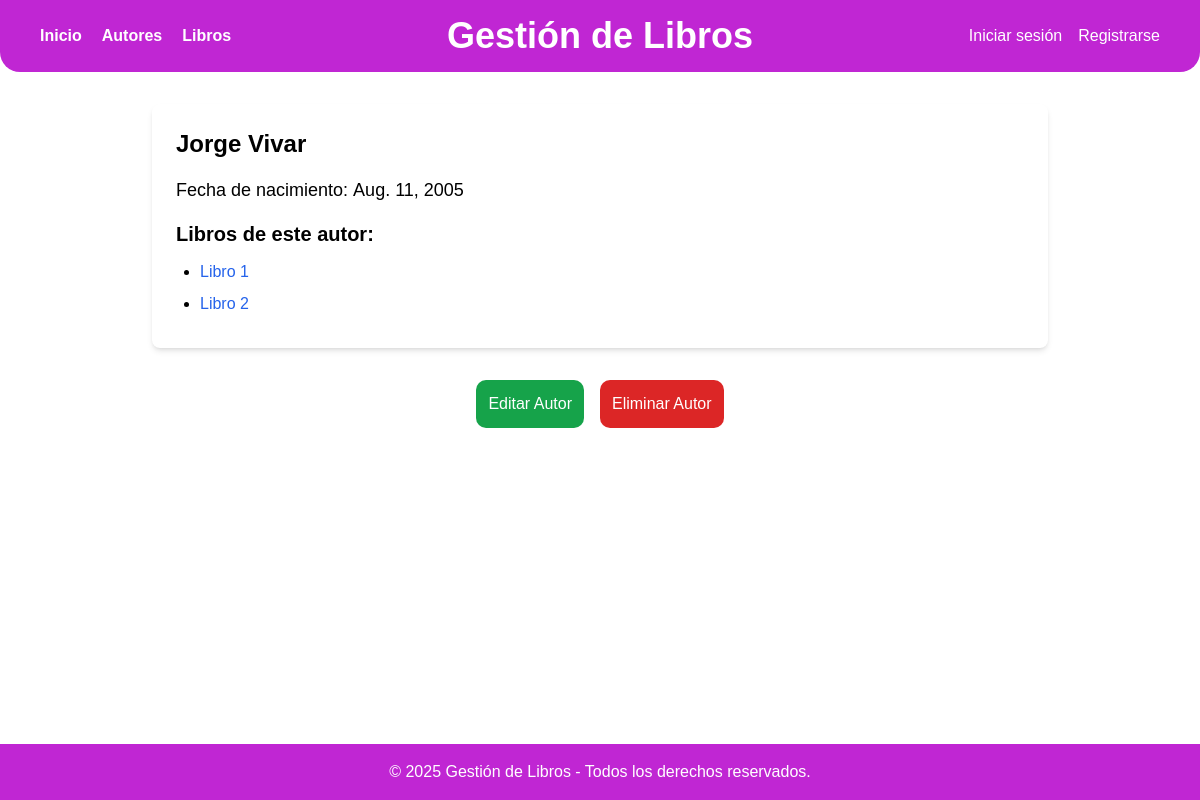
/autores/1/, run on an earlier commit of the app's database.
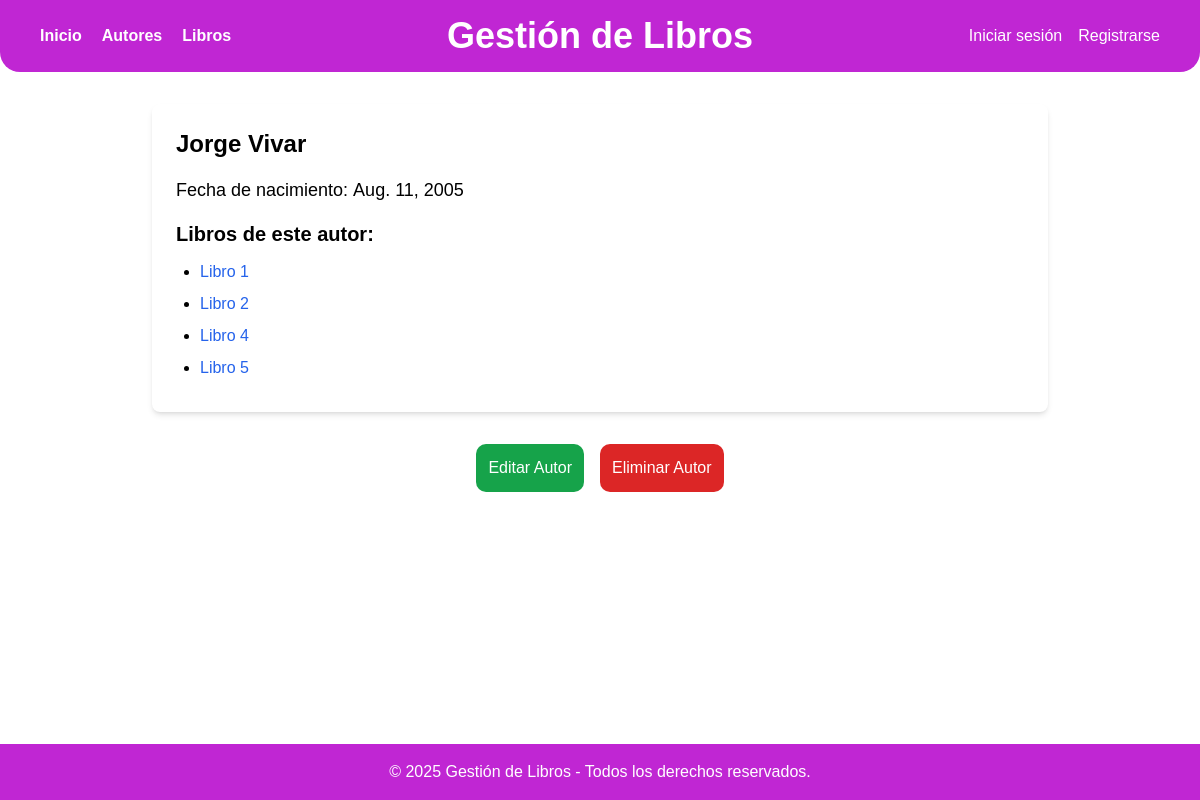
And on a later commit of the database.
### myapp/models.py (models this page shows, shortened)
class Libro(models.Model):
    titulo = models.CharField(max_length=100)
    fecha_publi = models.DateField()
    genero = models.CharField(max_length=100)
    isbn = models.CharField(max_length=13,unique=True)
    autor = models.ForeignKey(Autor, on_delete=models.CASCADE)

### myapp/views.py (the view)
# urls.py: path('autores/<int:pk>/', views.AutorDetailView.as_view(), name='detalle_autor'),
class AutorDetailView(DetailView):
    model = Autor
    template_name = 'detalle_autor.html'
    context_object_name = 'autor'

### templates/detalle_autor.html (shortened to what this page needs)
{% extends 'layouts/base.html' %}
{% block content %}
<h1 class="text-2xl font-semibold mb-4 capitalize">{{ object.nombre }} {{ object.apellido }}</h1>
<p class="text-lg mb-4">Fecha de nacimiento: <span class="font-medium">{{ object.fecha_nacimiento }}</span></p>
<h2 class="text-xl font-bold mb-3">Libros de este autor:</h2>
<ul class="list-disc pl-6">
    {% for libro in object.libro_set.all %}
    <li class="mb-2">
        <a href="{% url 'detalle_libro' libro.id %}" class="text-blue-600 hover:underline">{{ libro.titulo }}</a>
    </li>
    {% empty %}
    <p class="text-gray-600">Este autor aún no tiene libros registrados.</p>
    {% endfor %}
</ul>
{% endblock %}
{% block actions %}
<div class="max-w-4xl mx-auto mt-8 bg-white rounded-lg flex flex-col items-center">
    <div class="flex gap-4 justify-center">
        <a href="{% url 'edit_autor' object.id %}" class="bg-green-600 p-3 text-white rounded-[10px] hover:bg-green-500">Editar Autor</a>
        <a href="{% url 'delete_autor' object.id  %}" class="bg-red-600 p-3 text-white rounded-[10px] hover:bg-red-500">Eliminar Autor</a>
    </div>
</div>
{% endblock%}

What changed in the data, as far as the page shows it:
added Libro: titulo "Libro 4"
added Libro: titulo "Libro 5"
